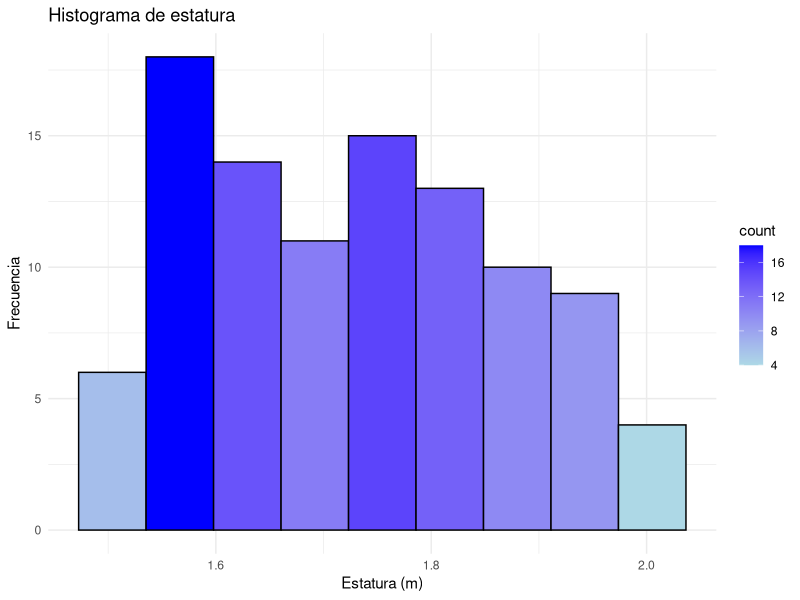
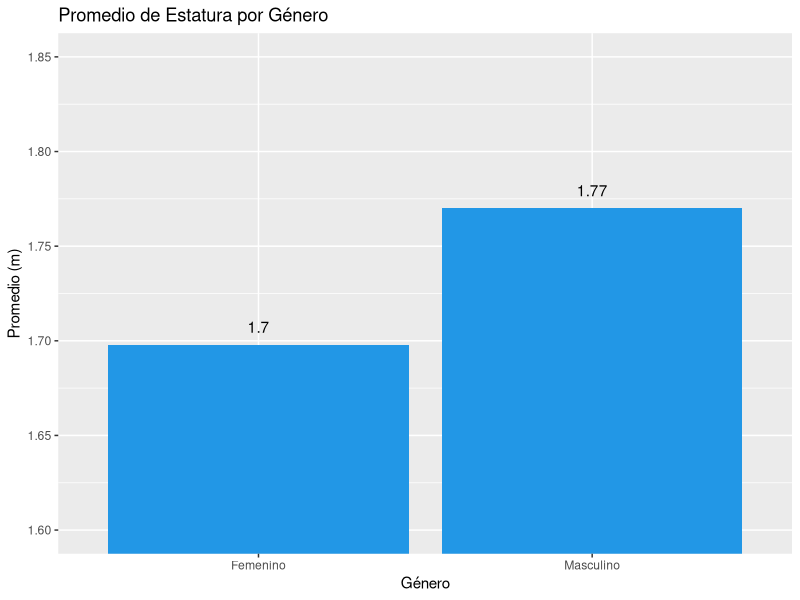

Source code (R) for these figures, in order:
# Cargar datos
datos <- read.csv("Base_Estadistica_Descriptiva.csv", header = TRUE, sep = ",")

# Semilla
set.seed(890250)

muestra_datos <- datos[sample(nrow(datos), size = 100), 1:8]
View(muestra_datos)

library(ggplot2)

# 6. Construye un histograma de la variable Estatura. ¿Qué puedes decir sobre su distribución?

numero_barras <- 1 + (3.33 * log10(length(muestra_datos$Estatura)))

estatura_menor <- min(muestra_datos$Estatura)
estatura_mayor <- max(muestra_datos$Estatura)

ancho_barra <- (estatura_mayor - estatura_menor) / numero_barras

graf_hist <- ggplot(data = muestra_datos, aes(x = Estatura, fill = after_stat(count))) +
  geom_histogram(binwidth = ancho_barra, color = "black") +
  labs(title = "Histograma de estatura",
       x = "Estatura (m)",
       y = "Frecuencia") +
  scale_fill_gradient(low = "lightblue", high = "blue") +
  theme_minimal()

graf_hist

# 7. Calcula la media y el percentil 90 de la variable HorasDeTrabajo. Interpreta los resultados.

media_horas_trabajo <- mean(muestra_datos$HorasDeTrabajo)
media_horas_trabajo

horas_trabajo_ordenado <- sort(muestra_datos$HorasDeTrabajo)
horas_trabajo_ordenado

percentil_90 <- round((length(horas_trabajo_ordenado) + 1) * 90 / 100)
percentil_90

horas_trabajo_ordenado[percentil_90]

# 8. Compara las alturas promedio (Estatura) por género (Genero). ¿Cuál es la diferencia más destacada?

promedio_estatura_masculino <- mean(muestra_datos[muestra_datos$Genero == "Masculino", 6])
promedio_estatura_masculino

promedio_estatura_femenino <- mean(muestra_datos[muestra_datos$Genero == "Femenino", 6])
promedio_estatura_femenino

df_promedio_estatura <- data.frame(
  Genero = c("Masculino", "Femenino"),
  Promedio = c(promedio_estatura_masculino, promedio_estatura_femenino))

df_promedio_estatura

diag_barra <- ggplot(df_promedio_estatura, aes(x = Genero, y = Promedio)) +
  geom_bar(stat = "identity", fill = 4) +
  geom_text(aes(label = round(Promedio, 2)), vjust = -1, colour = "black") +
  coord_cartesian(ylim = c(1.6, 1.85)) +
  labs(title = "Promedio de Estatura por Género",
       x = "Género",
       y = "Promedio (m)")

diag_barra
